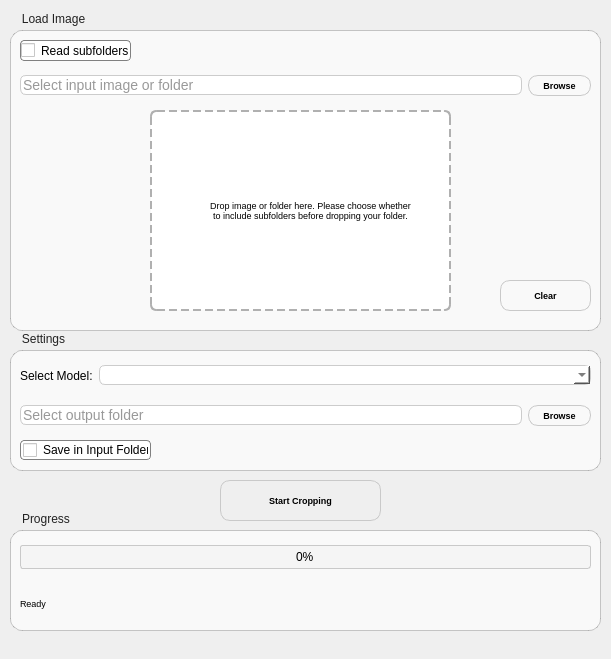
<?xml version="1.0" encoding="UTF-8"?>
<ui version="4.0">
 <class>Form</class>
 <widget class="QWidget" name="Form">
  <property name="geometry">
   <rect>
    <x>0</x>
    <y>0</y>
    <width>611</width>
    <height>659</height>
   </rect>
  </property>
  <property name="windowTitle">
   <string>Cropping</string>
  </property>
  <widget class="QGroupBox" name="InputGroupBox">
   <property name="geometry">
    <rect>
     <x>10</x>
     <y>10</y>
     <width>591</width>
     <height>321</height>
    </rect>
   </property>
   <property name="styleSheet">
    <string notr="true">QGroupBox {
    background-color: rgba(255, 255, 255, 0.6);
    border: 1px solid rgba(0, 0, 0, 0.2);
    border-radius: 12px;
    margin-top: 20px;
    padding: 10px;
}
QGroupBox::title {
    subcontrol-origin: margin;
    subcontrol-position: top left;
    padding: 2px 10px;
    color: #222;
    font-style: italic;
    font-size: 14px;
}
</string>
   </property>
   <property name="title">
    <string>Load Image</string>
   </property>
   <widget class="QWidget" name="horizontalLayoutWidget">
    <property name="geometry">
     <rect>
      <x>10</x>
      <y>60</y>
      <width>571</width>
      <height>31</height>
     </rect>
    </property>
    <layout class="QHBoxLayout" name="horizontalLayout">
     <item>
      <widget class="QLineEdit" name="InputLineEdit">
       <property name="styleSheet">
        <string notr="true">QLineEdit {
    border: 1px solid #CCCCCC;
    border-radius: 6px;
    background-color: #FFFFFF;
    font-size: 14px;
    color: #333333;
}

QLineEdit:hover {
    border-color: #888888;
}</string>
       </property>
       <property name="text">
        <string/>
       </property>
       <property name="placeholderText">
        <string>Select input image or folder</string>
       </property>
      </widget>
     </item>
     <item>
      <widget class="QPushButton" name="InputBrowseButton">
       <property name="sizePolicy">
        <sizepolicy hsizetype="Preferred" vsizetype="Fixed">
         <horstretch>0</horstretch>
         <verstretch>0</verstretch>
        </sizepolicy>
       </property>
       <property name="font">
        <font>
         <pointsize>7</pointsize>
         <weight>75</weight>
         <bold>true</bold>
        </font>
       </property>
       <property name="styleSheet">
        <string notr="true">QPushButton{
	background: qlineargradient(x1: 0, y1: 0, x2: 0, y2: 1,
                                stop: 0 #F0F0F0, stop: 0.8 #DCDCDC,
                                stop: 0.9 #DCDCDC, stop: 1.0 #C9C9C9);
	border-width: 1;
	border-radius: 10px;
	border-style: solid;
	border-color: rgb(201, 201, 201);
	padding: 4px;
}

QPushButton:hover{
	border-color: rgb(128, 128, 128); /*rgb(0, 145, 117)*/
	background-color: rgb(128, 128, 128);
	color: white;
}</string>
       </property>
       <property name="text">
        <string>    Browse    </string>
       </property>
      </widget>
     </item>
    </layout>
   </widget>
   <widget class="QFrame" name="DragDropArea">
    <property name="geometry">
     <rect>
      <x>140</x>
      <y>100</y>
      <width>301</width>
      <height>201</height>
     </rect>
    </property>
    <property name="contextMenuPolicy">
     <enum>Qt::NoContextMenu</enum>
    </property>
    <property name="styleSheet">
     <string notr="true">QFrame#DragDropArea{
    background-color: #FFFFFF;       
    border: 2px dashed #B0B0B0;     
    border-radius: 6px;              
}

QFrame#DragDropArea:hover {
    background-color: #F5F5F5;       
    border: 2px dashed #909090;      
}</string>
    </property>
    <property name="frameShape">
     <enum>QFrame::Box</enum>
    </property>
    <property name="frameShadow">
     <enum>QFrame::Raised</enum>
    </property>
    <widget class="QLabel" name="label">
     <property name="geometry">
      <rect>
       <x>60</x>
       <y>60</y>
       <width>201</width>
       <height>81</height>
      </rect>
     </property>
     <property name="font">
      <font>
       <pointsize>7</pointsize>
      </font>
     </property>
     <property name="text">
      <string>Drop image or folder here. Please choose whether to include subfolders before dropping your folder.</string>
     </property>
     <property name="alignment">
      <set>Qt::AlignCenter</set>
     </property>
     <property name="wordWrap">
      <bool>true</bool>
     </property>
    </widget>
   </widget>
   <widget class="QPushButton" name="ClearButton">
    <property name="geometry">
     <rect>
      <x>490</x>
      <y>270</y>
      <width>91</width>
      <height>31</height>
     </rect>
    </property>
    <property name="sizePolicy">
     <sizepolicy hsizetype="Preferred" vsizetype="Preferred">
      <horstretch>0</horstretch>
      <verstretch>0</verstretch>
     </sizepolicy>
    </property>
    <property name="font">
     <font>
      <pointsize>7</pointsize>
      <weight>75</weight>
      <bold>true</bold>
     </font>
    </property>
    <property name="styleSheet">
     <string notr="true">QPushButton{
	background: qlineargradient(x1: 0, y1: 0, x2: 0, y2: 1,
                                stop: 0 #F0F0F0, stop: 0.8 #DCDCDC,
                                stop: 0.9 #DCDCDC, stop: 1.0 #C9C9C9);
	border-width: 1;
	border-radius: 10px;
	border-style: solid;
	border-color: rgb(201, 201, 201);
	padding: 4px;
}

QPushButton:hover{
	border-color: rgb(128, 128, 128); /*rgb(0, 145, 117)*/
	background-color: rgb(128, 128, 128);
	color: white;
}</string>
    </property>
    <property name="text">
     <string>Clear</string>
    </property>
   </widget>
   <widget class="QCheckBox" name="checkBoxIncludeSubdirs">
    <property name="geometry">
     <rect>
      <x>10</x>
      <y>30</y>
      <width>111</width>
      <height>21</height>
     </rect>
    </property>
    <property name="sizePolicy">
     <sizepolicy hsizetype="Preferred" vsizetype="Fixed">
      <horstretch>0</horstretch>
      <verstretch>0</verstretch>
     </sizepolicy>
    </property>
    <property name="contextMenuPolicy">
     <enum>Qt::DefaultContextMenu</enum>
    </property>
    <property name="styleSheet">
     <string notr="true">border: 1px solid gray;
background-color: rgb(255, 255, 255);
border-radius: 4px;

</string>
    </property>
    <property name="text">
     <string>Read subfolders </string>
    </property>
   </widget>
  </widget>
  <widget class="QGroupBox" name="OptionsGroupBox">
   <property name="geometry">
    <rect>
     <x>10</x>
     <y>330</y>
     <width>591</width>
     <height>141</height>
    </rect>
   </property>
   <property name="styleSheet">
    <string notr="true">QGroupBox {
    background-color: rgba(255, 255, 255, 0.6);
    border: 1px solid rgba(0, 0, 0, 0.2);
    border-radius: 12px;
    margin-top: 20px;
    padding: 10px;
}
QGroupBox::title {
    subcontrol-origin: margin;
    subcontrol-position: top left;
    padding: 2px 10px;
    color: #222;
    font-style: italic;
    font-size: 14px;
}
</string>
   </property>
   <property name="title">
    <string>Settings</string>
   </property>
   <widget class="QWidget" name="horizontalLayoutWidget_2">
    <property name="geometry">
     <rect>
      <x>10</x>
      <y>70</y>
      <width>571</width>
      <height>31</height>
     </rect>
    </property>
    <layout class="QHBoxLayout" name="horizontalLayout_2">
     <item>
      <widget class="QLineEdit" name="OutputLineEdit">
       <property name="styleSheet">
        <string notr="true">QLineEdit {
    border: 1px solid #CCCCCC;
    border-radius: 6px;
    background-color: #FFFFFF;
    font-size: 14px;
    color: #333333;
}

QLineEdit:hover {
    border-color: #888888;
}</string>
       </property>
       <property name="text">
        <string/>
       </property>
       <property name="placeholderText">
        <string>Select output folder</string>
       </property>
      </widget>
     </item>
     <item>
      <widget class="QPushButton" name="OutputBrowseButton">
       <property name="sizePolicy">
        <sizepolicy hsizetype="Preferred" vsizetype="Fixed">
         <horstretch>0</horstretch>
         <verstretch>0</verstretch>
        </sizepolicy>
       </property>
       <property name="font">
        <font>
         <pointsize>7</pointsize>
         <weight>75</weight>
         <bold>true</bold>
        </font>
       </property>
       <property name="styleSheet">
        <string notr="true">QPushButton{
	background: qlineargradient(x1: 0, y1: 0, x2: 0, y2: 1,
                                stop: 0 #F0F0F0, stop: 0.8 #DCDCDC,
                                stop: 0.9 #DCDCDC, stop: 1.0 #C9C9C9);
	border-width: 1;
	border-radius: 10px;
	border-style: solid;
	border-color: rgb(201, 201, 201);
	padding: 4px;
}

QPushButton:hover{
	border-color: rgb(128, 128, 128); /*rgb(0, 145, 117)*/
	background-color: rgb(128, 128, 128);
	color: white;
}</string>
       </property>
       <property name="text">
        <string>    Browse    </string>
       </property>
      </widget>
     </item>
    </layout>
   </widget>
   <widget class="QCheckBox" name="SaveCheckBox">
    <property name="geometry">
     <rect>
      <x>10</x>
      <y>110</y>
      <width>131</width>
      <height>20</height>
     </rect>
    </property>
    <property name="sizePolicy">
     <sizepolicy hsizetype="Preferred" vsizetype="Fixed">
      <horstretch>0</horstretch>
      <verstretch>0</verstretch>
     </sizepolicy>
    </property>
    <property name="styleSheet">
     <string notr="true">border: 1px solid gray;
background-color: rgb(255, 255, 255);
border-radius: 4px;
padding: 2px;</string>
    </property>
    <property name="text">
     <string>Save in Input Folder </string>
    </property>
   </widget>
   <widget class="QWidget" name="horizontalLayoutWidget_3">
    <property name="geometry">
     <rect>
      <x>10</x>
      <y>30</y>
      <width>571</width>
      <height>31</height>
     </rect>
    </property>
    <layout class="QHBoxLayout" name="horizontalLayout_3">
     <item>
      <widget class="QLabel" name="label_2">
       <property name="sizePolicy">
        <sizepolicy hsizetype="Fixed" vsizetype="Preferred">
         <horstretch>0</horstretch>
         <verstretch>0</verstretch>
        </sizepolicy>
       </property>
       <property name="text">
        <string>Select Model:</string>
       </property>
      </widget>
     </item>
     <item>
      <widget class="QComboBox" name="comboBox_croppingmodel">
       <property name="styleSheet">
        <string notr="true">QComboBox {
    border: 1px solid #CCCCCC;
    border-radius: 6px;
    background-color: #FFFFFF;
    font-size: 14px;
    color: #333333;
}

QComboBox:hover {
    border-color: #888888;
}</string>
       </property>
      </widget>
     </item>
    </layout>
   </widget>
  </widget>
  <widget class="QGroupBox" name="groupBox">
   <property name="geometry">
    <rect>
     <x>10</x>
     <y>510</y>
     <width>591</width>
     <height>121</height>
    </rect>
   </property>
   <property name="styleSheet">
    <string notr="true">QGroupBox {
    background-color: rgba(255, 255, 255, 0.6);
    border: 1px solid rgba(0, 0, 0, 0.2);
    border-radius: 12px;
    margin-top: 20px;
    padding: 10px;
}
QGroupBox::title {
    subcontrol-origin: margin;
    subcontrol-position: top left;
    padding: 2px 10px;
    color: #222;
    font-style: italic;
    font-size: 14px;
}
</string>
   </property>
   <property name="title">
    <string>Progress</string>
   </property>
   <widget class="QWidget" name="verticalLayoutWidget">
    <property name="geometry">
     <rect>
      <x>10</x>
      <y>20</y>
      <width>571</width>
      <height>101</height>
     </rect>
    </property>
    <layout class="QVBoxLayout" name="verticalLayout">
     <item>
      <spacer name="verticalSpacer">
       <property name="orientation">
        <enum>Qt::Vertical</enum>
       </property>
       <property name="sizeType">
        <enum>QSizePolicy::Fixed</enum>
       </property>
       <property name="sizeHint" stdset="0">
        <size>
         <width>20</width>
         <height>15</height>
        </size>
       </property>
      </spacer>
     </item>
     <item>
      <widget class="QProgressBar" name="progressBar">
       <property name="styleSheet">
        <string notr="true">QProgressBar {
	border-width: 1;
	border-radius: 3px;
	border-style: solid;
	border-color: rgb(201, 201, 201);
	text-align: center;
	background-color: #F5F5F5;
}

QProgressBar::chunk {
	background-color: qlineargradient(x1:0, y1:0, x2:0.5, y2:0, stop:0 #F0F0F0, stop:1 rgb(0, 145, 117));
}</string>
       </property>
       <property name="value">
        <number>0</number>
       </property>
      </widget>
     </item>
     <item>
      <widget class="QLabel" name="StatusLabel">
       <property name="font">
        <font>
         <pointsize>7</pointsize>
        </font>
       </property>
       <property name="text">
        <string>Ready</string>
       </property>
      </widget>
     </item>
    </layout>
   </widget>
  </widget>
  <widget class="QPushButton" name="StartButton">
   <property name="geometry">
    <rect>
     <x>220</x>
     <y>480</y>
     <width>161</width>
     <height>41</height>
    </rect>
   </property>
   <property name="font">
    <font>
     <pointsize>7</pointsize>
     <weight>75</weight>
     <bold>true</bold>
    </font>
   </property>
   <property name="styleSheet">
    <string notr="true">QPushButton{
	background: qlineargradient(x1: 0, y1: 0, x2: 0, y2: 1,
                                stop: 0 #F0F0F0, stop: 0.8 #DCDCDC,
                                stop: 0.9 #DCDCDC, stop: 1.0 #C9C9C9);
	border-width: 1;
	border-radius: 10px;
	border-style: solid;
	border-color: rgb(201, 201, 201);
	padding: 4px;
}

QPushButton:hover{
	border-color: rgb(128, 128, 128); /*rgb(0, 145, 117)*/
	background-color: rgb(128, 128, 128);
	color: white;
}</string>
   </property>
   <property name="text">
    <string>Start Cropping</string>
   </property>
  </widget>
 </widget>
 <resources/>
 <connections/>
</ui>
